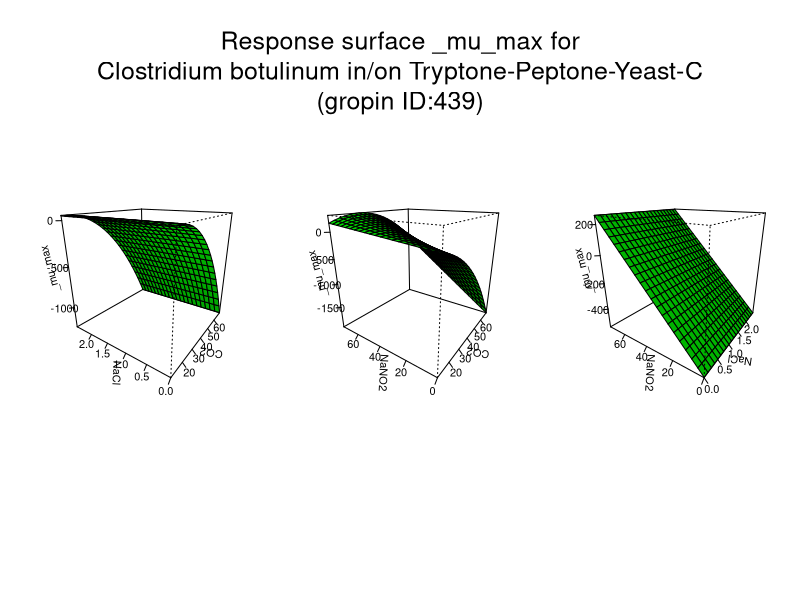

Source code (R):
#############################
# start of Parameter script
#############################
CO2 <- seq(10.01,69.9300699300699,length.out=21)
NaCl <- seq(0,2.4975024975025,length.out=21)
NaNO2 <- seq(0,74.9250749250749,length.out=21)
#############################
# end of Parameter script
#############################
############################# 
# start of Model script Gropin ID 439 
#############################
 
# constant coefficients for this model
 
variables <- data.frame(CO2,NaCl,NaNO2)
argumentsPar <- expand.grid(variables)
 
# heart of the model
response_surface <- function(CO2,NaCl,NaNO2) {
   mumax <-1-0.4*NaNO2+0.3*CO2*NaNO2-0.5*(NaCl^2)-0.4*(CO2^2)

return(mumax=mumax)
} 

# output parameters
responseSurface <- cbind(argumentsPar,response_surface(argumentsPar['CO2'],argumentsPar['NaCl'],argumentsPar['NaNO2']))
colnames(responseSurface) <- c(colnames(argumentsPar),'mumax')
#############################
# End of Model script
#############################
############################# 
# start of Visualisation script Gropin ID 439 
#############################
argPar1 <- expand.grid(CO2,NaCl)
argPar2 <- expand.grid(CO2,NaNO2)
argPar3 <- expand.grid(NaCl,NaNO2)
z1 <- matrix(unlist(response_surface(argPar1[1],argPar1[2],NaNO2[10])),nrow=21)
z2 <- matrix(unlist(response_surface(argPar2[1],NaCl[10],argPar2[2])),nrow=21)
z3 <- matrix(unlist(response_surface(CO2[10],argPar3[1],argPar3[2])),nrow=21)
par(mfrow = c(1,3))
persp(CO2,NaCl,z1,col = 'green',xlab='CO2',ylab='NaCl',zlab='_mu_max',theta=305,phi=20,shade=0.25,ticktype = 'detailed')
persp(CO2,NaNO2,z2,col = 'green',xlab='CO2',ylab='NaNO2',zlab='_mu_max',theta=305,phi=20,shade=0.25,ticktype = 'detailed')
persp(NaCl,NaNO2,z3,col = 'green',xlab='NaCl',ylab='NaNO2',zlab='_mu_max',theta=305,phi=20,shade=0.25,ticktype = 'detailed')
mtext('Response surface _mu_max for
Clostridium botulinum in/on Tryptone-Peptone-Yeast-C
(gropin ID:439)',outer=T,  cex=1.5, line=-8.5, side=3)
#############################
# End of Visualisation script
#############################
